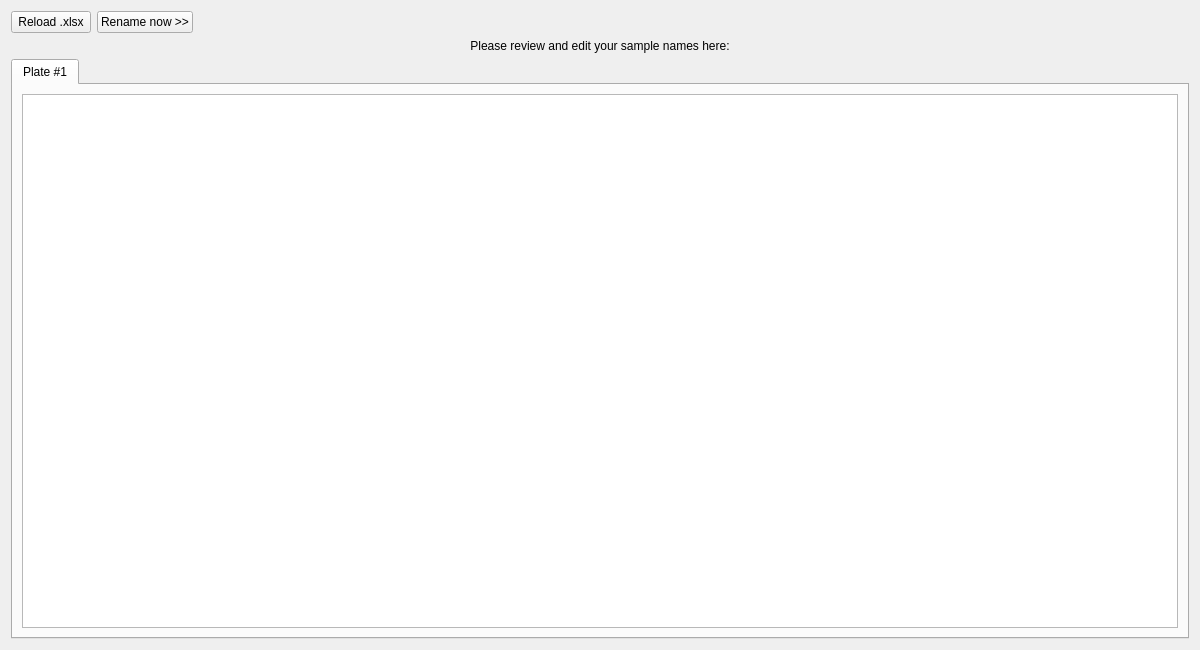
<?xml version="1.0" encoding="UTF-8"?>
<ui version="4.0">
 <class>Form</class>
 <widget class="QWidget" name="Form">
  <property name="geometry">
   <rect>
    <x>0</x>
    <y>0</y>
    <width>1200</width>
    <height>650</height>
   </rect>
  </property>
  <property name="windowTitle">
   <string>Renaming preview (CytoFlex)</string>
  </property>
  <layout class="QGridLayout" name="gridLayout">
   <item row="0" column="0">
    <layout class="QHBoxLayout" name="horizontalLayout">
     <item>
      <widget class="QPushButton" name="reloadPB">
       <property name="text">
        <string>Reload .xlsx</string>
       </property>
      </widget>
     </item>
     <item>
      <widget class="QPushButton" name="renamePB">
       <property name="text">
        <string>Rename now &gt;&gt;</string>
       </property>
      </widget>
     </item>
     <item>
      <spacer name="horizontalSpacer">
       <property name="orientation">
        <enum>Qt::Horizontal</enum>
       </property>
       <property name="sizeHint" stdset="0">
        <size>
         <width>40</width>
         <height>20</height>
        </size>
       </property>
      </spacer>
     </item>
    </layout>
   </item>
   <item row="2" column="0">
    <widget class="QTabWidget" name="tabWidget">
     <property name="tabShape">
      <enum>QTabWidget::Rounded</enum>
     </property>
     <property name="currentIndex">
      <number>0</number>
     </property>
     <widget class="QWidget" name="tab_plate1">
      <attribute name="title">
       <string>Plate #1</string>
      </attribute>
      <layout class="QHBoxLayout" name="horizontalLayout_2">
       <item>
        <widget class="QTableView" name="tableView1">
         <property name="font">
          <font>
           <pointsize>8</pointsize>
          </font>
         </property>
         <property name="styleSheet">
          <string notr="true">QHeaderView::section { background-color:lightGray }</string>
         </property>
         <property name="wordWrap">
          <bool>true</bool>
         </property>
         <attribute name="horizontalHeaderDefaultSectionSize">
          <number>170</number>
         </attribute>
        </widget>
       </item>
      </layout>
     </widget>
    </widget>
   </item>
   <item row="1" column="0">
    <widget class="QLabel" name="label">
     <property name="text">
      <string>Please review and edit your sample names here:</string>
     </property>
     <property name="alignment">
      <set>Qt::AlignCenter</set>
     </property>
    </widget>
   </item>
  </layout>
 </widget>
 <resources/>
 <connections/>
</ui>
